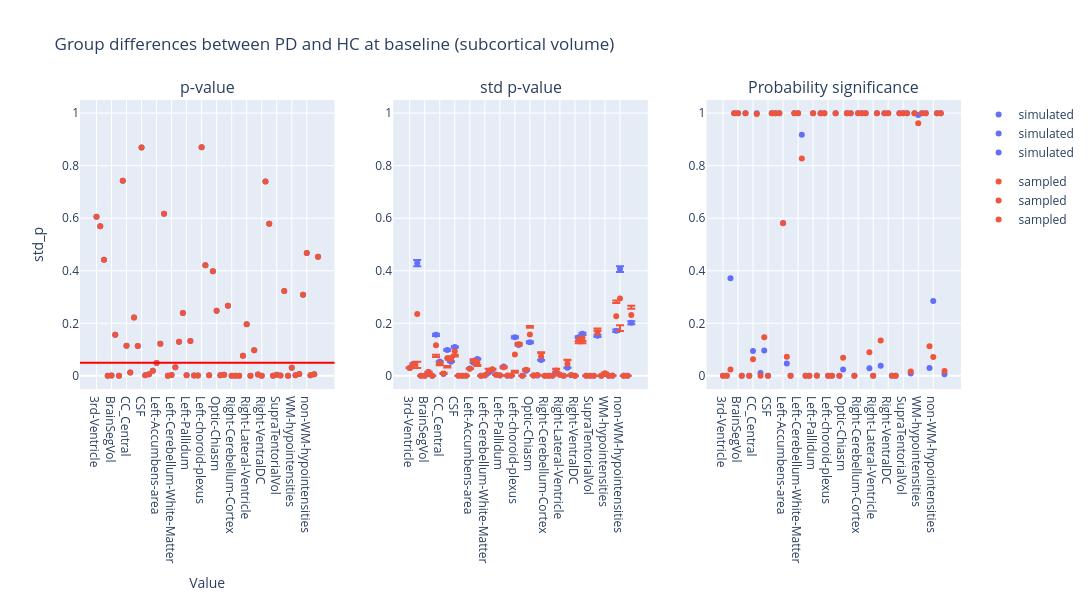

The notebook cell saved with this chart:
### Code cell
plot_dumbbell(
    ancova_baseline_subcortical_volume,
    "Group differences between PD and HC at baseline (subcortical volume)",
    "group",
)

### Figure 1 — Plotly figure (JSON) as saved in the notebook; plotly's stock layout.template omitted (floating-point values rounded to 4 significant figures)
{"data": [{"hovertemplate": "group=simulated<br>region=%{x}<br>p_value=%{y}<extra></extra>", "legendgroup": "simulated", "marker": {"color": "#636efa", "symbol": "circle"}, "mode": "markers", "name": "simulated", "orientation": "v", "showlegend": true, "type": "scatter", "x": ["3rd-Ventricle", "4th-Ventricle", "5th-Ventricle", "Brain-Stem", "BrainSegVol", "BrainSegVol-to-eTIV", "BrainSegVolNotVent", "CC_Anterior", "CC_Central", "CC_Mid_Anterior", "CC_Mid_Posterior", "CC_Posterior", "CSF", "CerebralWhiteMatterVol", "CortexVol", "EstimatedTotalIntraCranialVol", "Left-Accumbens-area", "Left-Amygdala", "Left-Caudate", "Left-Cerebellum-Cortex", "Left-Cerebellum-White-Matter", "Left-Hippocampus", "Left-Inf-Lat-Vent", "Left-Lateral-Ventricle", "Left-Pallidum", "Left-Putamen", "Left-Thalamus", "Left-VentralDC", "Left-choroid-plexus", "Left-vessel", "MaskVol", "MaskVol-to-eTIV", "Optic-Chiasm", "Right-Accumbens-area", "Right-Amygdala", "Right-Caudate", "Right-Cerebellum-Cortex", "Right-Cerebellum-White-Matter", "Right-Hippocampus", "Right-Inf-Lat-Vent", "Right-Lateral-Ventricle", "Right-Pallidum", "Right-Putamen", "Right-Thalamus", "Right-VentralDC", "Right-choroid-plexus", "Right-vessel", "SubCortGrayVol", "SupraTentorialVol", "SupraTentorialVolNotVent", "SurfaceHoles", "TotalGrayVol", "WM-hypointensities", "lhCerebralWhiteMatterVol", "lhCortexVol", "lhSurfaceHoles", "non-WM-hypointensities", "rhCerebralWhiteMatterVol", "rhCortexVol", "rhSurfaceHoles"], "xaxis": "x", "y": [0.606, 0.5691, 0.4419, 0.0005499, 0.001109, 0.1562, 0.0002605, 0.7429, 0.1147, 0.01279, 0.2223, 0.1135, 0.8694, 0.001983, 0.006245, 0.01913, 0.04927, 0.122, 0.6173, 0.0001013, 0.003078, 0.03314, 0.1303, 0.2389, 0.002425, 0.1329, 0.001328, 0.001588, 0.8701, 0.421, 0.002178, 0.3978, 0.2479, 0.001922, 0.003843, 0.2673, 0.0001175, 0.0003864, 0.0006857, 0.07614, 0.1969, 4.898e-05, 0.09793, 0.004889, 0.0003491, 0.7398, 0.5788, 0.00052, 0.003961, 0.001015, 0.3234, 0.0005819, 0.03052, 0.002179, 0.006717, 0.3089, 0.4674, 0.00193, 0.006153, 0.4537], "yaxis": "y"}, {"hovertemplate": "group=sampled<br>region=%{x}<br>p_value=%{y}<extra></extra>", "legendgroup": "sampled", "marker": {"color": "#EF553B", "symbol": "circle"}, "mode": "markers", "name": "sampled", "orientation": "v", "showlegend": true, "type": "scatter", "x": ["3rd-Ventricle", "4th-Ventricle", "5th-Ventricle", "Brain-Stem", "BrainSegVol", "BrainSegVol-to-eTIV", "BrainSegVolNotVent", "CC_Anterior", "CC_Central", "CC_Mid_Anterior", "CC_Mid_Posterior", "CC_Posterior", "CSF", "CerebralWhiteMatterVol", "CortexVol", "EstimatedTotalIntraCranialVol", "Left-Accumbens-area", "Left-Amygdala", "Left-Caudate", "Left-Cerebellum-Cortex", "Left-Cerebellum-White-Matter", "Left-Hippocampus", "Left-Inf-Lat-Vent", "Left-Lateral-Ventricle", "Left-Pallidum", "Left-Putamen", "Left-Thalamus", "Left-VentralDC", "Left-choroid-plexus", "Left-vessel", "MaskVol", "MaskVol-to-eTIV", "Optic-Chiasm", "Right-Accumbens-area", "Right-Amygdala", "Right-Caudate", "Right-Cerebellum-Cortex", "Right-Cerebellum-White-Matter", "Right-Hippocampus", "Right-Inf-Lat-Vent", "Right-Lateral-Ventricle", "Right-Pallidum", "Right-Putamen", "Right-Thalamus", "Right-VentralDC", "Right-choroid-plexus", "Right-vessel", "SubCortGrayVol", "SupraTentorialVol", "SupraTentorialVolNotVent", "SurfaceHoles", "TotalGrayVol", "WM-hypointensities", "lhCerebralWhiteMatterVol", "lhCortexVol", "lhSurfaceHoles", "non-WM-hypointensities", "rhCerebralWhiteMatterVol", "rhCortexVol", "rhSurfaceHoles"], "xaxis": "x", "y": [0.606, 0.5691, 0.4419, 0.0005499, 0.001109, 0.1562, 0.0002605, 0.7429, 0.1147, 0.01279, 0.2223, 0.1135, 0.8694, 0.001983, 0.006245, 0.01913, 0.04927, 0.122, 0.6173, 0.0001013, 0.003078, 0.03314, 0.1303, 0.2389, 0.002425, 0.1329, 0.001328, 0.001588, 0.8701, 0.421, 0.002178, 0.3978, 0.2479, 0.001922, 0.003843, 0.2673, 0.0001175, 0.0003864, 0.0006857, 0.07614, 0.1969, 4.898e-05, 0.09793, 0.004889, 0.0003491, 0.7398, 0.5788, 0.00052, 0.003961, 0.001015, 0.3234, 0.0005819, 0.03052, 0.002179, 0.006717, 0.3089, 0.4674, 0.00193, 0.006153, 0.4537], "yaxis": "y"}, {"error_y": {"array": [0.0008097, 0.001269, 0.01169, 4.176e-06, 2.469e-06, 0.00041, 6.602e-07, 0.004258, 0.001488, 0.0001914, 0.002689, 0.001469, 0.002999, 5.924e-06, 1.369e-05, 9.247e-07, 0.000756, 0.001369, 0.001756, 5.824e-07, 3.957e-05, 0.0003122, 0.0006393, 0.0001119, 3.381e-05, 0.0009799, 1.56e-05, 1.826e-05, 0.004007, 0.003213, 2.994e-06, 0.0005334, 0.003492, 2.841e-05, 4.922e-05, 0.001634, 7.506e-07, 6.388e-06, 7.196e-06, 0.0004124, 0.0001097, 6.747e-07, 0.0008421, 5.101e-05, 4.219e-06, 0.004006, 0.004354, 3.193e-06, 8.517e-06, 2.532e-06, 0.004154, 1.315e-06, 0.0001901, 8.158e-06, 2.088e-05, 0.004669, 0.01107, 7.669e-06, 1.739e-05, 0.005515], "arrayminus": [0.0008328, 0.001305, 0.01203, 4.295e-06, 2.539e-06, 0.0004217, 6.791e-07, 0.004379, 0.00153, 0.0001969, 0.002766, 0.001511, 0.003084, 6.092e-06, 1.408e-05, 9.51e-07, 0.0007775, 0.001408, 0.001806, 5.99e-07, 4.069e-05, 0.0003211, 0.0006575, 0.0001151, 3.477e-05, 0.001008, 1.604e-05, 1.878e-05, 0.004122, 0.003304, 3.079e-06, 0.0005486, 0.003591, 2.922e-05, 5.062e-05, 0.001681, 7.72e-07, 6.571e-06, 7.401e-06, 0.0004242, 0.0001129, 6.94e-07, 0.0008661, 5.246e-05, 4.339e-06, 0.00412, 0.004478, 3.284e-06, 8.76e-06, 2.604e-06, 0.004272, 1.352e-06, 0.0001955, 8.39e-06, 2.148e-05, 0.004802, 0.01139, 7.888e-06, 1.789e-05, 0.005673]}, "hovertemplate": "group=simulated<br>region=%{x}<br>std_p=%{y}<extra></extra>", "legendgroup": "simulated", "marker": {"color": "#636efa", "symbol": "circle"}, "mode": "markers", "name": "simulated", "orientation": "v", "showlegend": true, "type": "scatter", "x": ["3rd-Ventricle", "4th-Ventricle", "5th-Ventricle", "Brain-Stem", "BrainSegVol", "BrainSegVol-to-eTIV", "BrainSegVolNotVent", "CC_Anterior", "CC_Central", "CC_Mid_Anterior", "CC_Mid_Posterior", "CC_Posterior", "CSF", "CerebralWhiteMatterVol", "CortexVol", "EstimatedTotalIntraCranialVol", "Left-Accumbens-area", "Left-Amygdala", "Left-Caudate", "Left-Cerebellum-Cortex", "Left-Cerebellum-White-Matter", "Left-Hippocampus", "Left-Inf-Lat-Vent", "Left-Lateral-Ventricle", "Left-Pallidum", "Left-Putamen", "Left-Thalamus", "Left-VentralDC", "Left-choroid-plexus", "Left-vessel", "MaskVol", "MaskVol-to-eTIV", "Optic-Chiasm", "Right-Accumbens-area", "Right-Amygdala", "Right-Caudate", "Right-Cerebellum-Cortex", "Right-Cerebellum-White-Matter", "Right-Hippocampus", "Right-Inf-Lat-Vent", "Right-Lateral-Ventricle", "Right-Pallidum", "Right-Putamen", "Right-Thalamus", "Right-VentralDC", "Right-choroid-plexus", "Right-vessel", "SubCortGrayVol", "SupraTentorialVol", "SupraTentorialVolNotVent", "SurfaceHoles", "TotalGrayVol", "WM-hypointensities", "lhCerebralWhiteMatterVol", "lhCortexVol", "lhSurfaceHoles", "non-WM-hypointensities", "rhCerebralWhiteMatterVol", "rhCortexVol", "rhSurfaceHoles"], "xaxis": "x2", "y": [0.02972, 0.04657, 0.4292, 0.0001533, 9.062e-05, 0.01505, 2.424e-05, 0.1563, 0.05461, 0.007027, 0.09872, 0.05394, 0.1101, 0.0002174, 0.0005026, 3.394e-05, 0.02775, 0.05027, 0.06445, 2.138e-05, 0.001452, 0.01146, 0.02347, 0.004109, 0.001241, 0.03597, 0.0005725, 0.0006704, 0.1471, 0.1179, 0.0001099, 0.01958, 0.1282, 0.001043, 0.001807, 0.05998, 2.755e-05, 0.0002345, 0.0002642, 0.01514, 0.004028, 2.477e-05, 0.03091, 0.001873, 0.0001549, 0.1471, 0.1598, 0.0001172, 0.0003126, 9.296e-05, 0.1525, 4.827e-05, 0.006977, 0.0002995, 0.0007666, 0.1714, 0.4065, 0.0002815, 0.0006384, 0.2025], "yaxis": "y2"}, {"error_y": {"array": [0.001248, -0.001537, -0.1819, 1.168e-05, 2.206e-05, 0.0001615, 6.007e-06, -0.03586, -0.004692, 0.002321, -0.02933, 0.01088, -0.01355, 3.944e-05, 0.0001725, 6.824e-06, 0.0002121, 0.007356, -0.0108, 1.208e-05, 0.0005514, 0.008056, 0.002263, -1.472e-05, 0.001027, -0.002244, 0.0003957, 0.0003678, -0.06173, 0.005435, 7.66e-05, 0.004106, 0.03271, 0.000652, 0.00127, 0.01599, 5.867e-06, 9.655e-05, 0.0001358, 0.005948, 0.0004271, 3.779e-05, 0.01558, 0.001265, 4.485e-05, -0.005329, -0.01135, 1.205e-05, 9.013e-05, 2.739e-05, 0.01599, 2.088e-05, 0.003101, 0.0001129, 0.0003756, 0.06015, -0.1013, 0.0001286, 9.58e-05, 0.03491], "arrayminus": [0.0003945, 0.00411, 0.2056, -3.208e-06, -1.705e-05, 0.0006702, -4.668e-06, 0.04449, 0.007709, -0.001933, 0.03479, -0.007903, 0.01963, -2.742e-05, -0.0001447, -4.949e-06, 0.001321, -0.004578, 0.01436, -1.09e-05, -0.0004711, -0.007423, -0.0009664, 0.0002418, -0.0009589, 0.004232, -0.0003641, -0.0003307, 0.06986, 0.001082, -7.053e-05, -0.003024, -0.02562, -0.0005944, -0.00117, -0.01268, -4.344e-06, -8.359e-05, -0.0001212, -0.005111, -0.0002045, -3.642e-05, -0.01387, -0.001162, -3.629e-05, 0.01346, 0.02018, -5.571e-06, -7.285e-05, -2.225e-05, -0.007565, -1.822e-05, -0.002716, -9.637e-05, -0.0003332, -0.05068, 0.1238, -0.000113, -6.052e-05, -0.02373]}, "hovertemplate": "group=sampled<br>region=%{x}<br>std_p=%{y}<extra></extra>", "legendgroup": "sampled", "marker": {"color": "#EF553B", "symbol": "circle"}, "mode": "markers", "name": "sampled", "orientation": "v", "showlegend": true, "type": "scatter", "x": ["3rd-Ventricle", "4th-Ventricle", "5th-Ventricle", "Brain-Stem", "BrainSegVol", "BrainSegVol-to-eTIV", "BrainSegVolNotVent", "CC_Anterior", "CC_Central", "CC_Mid_Anterior", "CC_Mid_Posterior", "CC_Posterior", "CSF", "CerebralWhiteMatterVol", "CortexVol", "EstimatedTotalIntraCranialVol", "Left-Accumbens-area", "Left-Amygdala", "Left-Caudate", "Left-Cerebellum-Cortex", "Left-Cerebellum-White-Matter", "Left-Hippocampus", "Left-Inf-Lat-Vent", "Left-Lateral-Ventricle", "Left-Pallidum", "Left-Putamen", "Left-Thalamus", "Left-VentralDC", "Left-choroid-plexus", "Left-vessel", "MaskVol", "MaskVol-to-eTIV", "Optic-Chiasm", "Right-Accumbens-area", "Right-Amygdala", "Right-Caudate", "Right-Cerebellum-Cortex", "Right-Cerebellum-White-Matter", "Right-Hippocampus", "Right-Inf-Lat-Vent", "Right-Lateral-Ventricle", "Right-Pallidum", "Right-Putamen", "Right-Thalamus", "Right-VentralDC", "Right-choroid-plexus", "Right-vessel", "SubCortGrayVol", "SupraTentorialVol", "SupraTentorialVolNotVent", "SurfaceHoles", "TotalGrayVol", "WM-hypointensities", "lhCerebralWhiteMatterVol", "lhCortexVol", "lhSurfaceHoles", "non-WM-hypointensities", "rhCerebralWhiteMatterVol", "rhCortexVol", "rhSurfaceHoles"], "xaxis": "x2", "y": [0.03016, 0.04376, 0.2356, 0.0001608, 0.0001102, 0.0148, 2.958e-05, 0.1162, 0.04843, 0.009157, 0.0667, 0.06335, 0.09354, 0.000251, 0.0006614, 3.984e-05, 0.02721, 0.05625, 0.0519, 3.287e-05, 0.001964, 0.0192, 0.02509, 0.003982, 0.002235, 0.03275, 0.0009527, 0.00102, 0.08137, 0.1202, 0.0001835, 0.02315, 0.1574, 0.001667, 0.003028, 0.07434, 3.267e-05, 0.0003247, 0.0003928, 0.02067, 0.004345, 6.188e-05, 0.04565, 0.003087, 0.0001955, 0.1377, 0.1441, 0.0001261, 0.0003943, 0.0001178, 0.1643, 6.784e-05, 0.009888, 0.0004042, 0.001121, 0.2269, 0.2942, 0.0004025, 0.0007168, 0.2319], "yaxis": "y2"}, {"hovertemplate": "group=simulated<br>region=%{x}<br>psig=%{y}<extra></extra>", "legendgroup": "simulated", "marker": {"color": "#636efa", "symbol": "circle"}, "mode": "markers", "name": "simulated", "orientation": "v", "showlegend": true, "type": "scatter", "x": ["3rd-Ventricle", "4th-Ventricle", "5th-Ventricle", "Brain-Stem", "BrainSegVol", "BrainSegVol-to-eTIV", "BrainSegVolNotVent", "CC_Anterior", "CC_Central", "CC_Mid_Anterior", "CC_Mid_Posterior", "CC_Posterior", "CSF", "CerebralWhiteMatterVol", "CortexVol", "EstimatedTotalIntraCranialVol", "Left-Accumbens-area", "Left-Amygdala", "Left-Caudate", "Left-Cerebellum-Cortex", "Left-Cerebellum-White-Matter", "Left-Hippocampus", "Left-Inf-Lat-Vent", "Left-Lateral-Ventricle", "Left-Pallidum", "Left-Putamen", "Left-Thalamus", "Left-VentralDC", "Left-choroid-plexus", "Left-vessel", "MaskVol", "MaskVol-to-eTIV", "Optic-Chiasm", "Right-Accumbens-area", "Right-Amygdala", "Right-Caudate", "Right-Cerebellum-Cortex", "Right-Cerebellum-White-Matter", "Right-Hippocampus", "Right-Inf-Lat-Vent", "Right-Lateral-Ventricle", "Right-Pallidum", "Right-Putamen", "Right-Thalamus", "Right-VentralDC", "Right-choroid-plexus", "Right-vessel", "SubCortGrayVol", "SupraTentorialVol", "SupraTentorialVolNotVent", "SurfaceHoles", "TotalGrayVol", "WM-hypointensities", "lhCerebralWhiteMatterVol", "lhCortexVol", "lhSurfaceHoles", "non-WM-hypointensities", "rhCerebralWhiteMatterVol", "rhCortexVol", "rhSurfaceHoles"], "xaxis": "x3", "y": [1.215e-138, 5.816e-53, 0.3719, 1.0, 1.0, 1.323e-21, 1.0, 1.037e-06, 0.09445, 0.9996, 0.01132, 0.09669, 4.299e-10, 1.0, 1.0, 1.0, 0.5819, 0.04713, 2.87e-31, 1.0, 1.0, 0.9174, 6.133e-06, 0.0, 1.0, 0.001855, 1.0, 1.0, 5.606e-06, 5.259e-06, 1.0, 1.857e-151, 0.02464, 1.0, 1.0, 1.138e-07, 1.0, 1.0, 1.0, 0.02936, 0.0, 1.0, 0.03861, 1.0, 1.0, 1.775e-07, 1.251e-05, 1.0, 1.0, 1.0, 0.00929, 1.0, 0.9926, 1.0, 1.0, 0.02966, 0.2852, 1.0, 1.0, 0.005913], "yaxis": "y3"}, {"hovertemplate": "group=sampled<br>region=%{x}<br>psig=%{y}<extra></extra>", "legendgroup": "sampled", "marker": {"color": "#EF553B", "symbol": "circle"}, "mode": "markers", "name": "sampled", "orientation": "v", "showlegend": true, "type": "scatter", "x": ["3rd-Ventricle", "4th-Ventricle", "5th-Ventricle", "Brain-Stem", "BrainSegVol", "BrainSegVol-to-eTIV", "BrainSegVolNotVent", "CC_Anterior", "CC_Central", "CC_Mid_Anterior", "CC_Mid_Posterior", "CC_Posterior", "CSF", "CerebralWhiteMatterVol", "CortexVol", "EstimatedTotalIntraCranialVol", "Left-Accumbens-area", "Left-Amygdala", "Left-Caudate", "Left-Cerebellum-Cortex", "Left-Cerebellum-White-Matter", "Left-Hippocampus", "Left-Inf-Lat-Vent", "Left-Lateral-Ventricle", "Left-Pallidum", "Left-Putamen", "Left-Thalamus", "Left-VentralDC", "Left-choroid-plexus", "Left-vessel", "MaskVol", "MaskVol-to-eTIV", "Optic-Chiasm", "Right-Accumbens-area", "Right-Amygdala", "Right-Caudate", "Right-Cerebellum-Cortex", "Right-Cerebellum-White-Matter", "Right-Hippocampus", "Right-Inf-Lat-Vent", "Right-Lateral-Ventricle", "Right-Pallidum", "Right-Putamen", "Right-Thalamus", "Right-VentralDC", "Right-choroid-plexus", "Right-vessel", "SubCortGrayVol", "SupraTentorialVol", "SupraTentorialVolNotVent", "SurfaceHoles", "TotalGrayVol", "WM-hypointensities", "lhCerebralWhiteMatterVol", "lhCortexVol", "lhSurfaceHoles", "non-WM-hypointensities", "rhCerebralWhiteMatterVol", "rhCortexVol", "rhSurfaceHoles"], "xaxis": "x3", "y": [1.087e-134, 9.045e-60, 0.02431, 1.0, 1.0, 2.811e-22, 1.0, 1.988e-11, 0.06357, 0.9963, 0.0001909, 0.1473, 1.205e-13, 1.0, 1.0, 1.0, 0.5807, 0.07229, 1.755e-47, 1.0, 1.0, 0.827, 2.248e-05, 0.0, 1.0, 0.0006695, 1.0, 1.0, 1.122e-17, 7.929e-06, 1.0, 7.349e-109, 0.06921, 1.0, 1.0, 1.872e-05, 1.0, 1.0, 1.0, 0.08993, 0.0, 1.0, 0.1347, 1.0, 1.0, 2.104e-08, 1.066e-06, 1.0, 1.0, 1.0, 0.01628, 1.0, 0.9614, 1.0, 1.0, 0.113, 0.0722, 1.0, 1.0, 0.01853], "yaxis": "y3"}], "layout": {"annotations": [{"font": {"size": 16}, "showarrow": false, "text": "p-value", "x": 0.1444, "xanchor": "center", "xref": "paper", "y": 1.0, "yanchor": "bottom", "yref": "paper"}, {"font": {"size": 16}, "showarrow": false, "text": "std p-value", "x": 0.5, "xanchor": "center", "xref": "paper", "y": 1.0, "yanchor": "bottom", "yref": "paper"}, {"font": {"size": 16}, "showarrow": false, "text": "Probability significance", "x": 0.8556, "xanchor": "center", "xref": "paper", "y": 1.0, "yanchor": "bottom", "yref": "paper"}], "height": 600, "hovermode": "closest", "shapes": [{"line": {"color": "red", "width": 2}, "type": "line", "x0": 0, "x1": 1, "xref": "x domain", "y0": 0.05, "y1": 0.05, "yref": "y"}], "title": {"text": "Group differences between PD and HC at baseline (subcortical volume)"}, "width": 1400, "xaxis": {"anchor": "y", "domain": [0.0, 0.2889], "title": {"text": "Value"}}, "xaxis2": {"anchor": "y2", "domain": [0.3556, 0.6444]}, "xaxis3": {"anchor": "y3", "domain": [0.7111, 1.0]}, "yaxis": {"anchor": "x", "domain": [0.0, 1.0], "range": [-0.05, 1.05], "title": {"text": "std_p"}}, "yaxis2": {"anchor": "x2", "domain": [0.0, 1.0], "range": [-0.05, 1.05]}, "yaxis3": {"anchor": "x3", "domain": [0.0, 1.0], "range": [-0.05, 1.05]}}}
